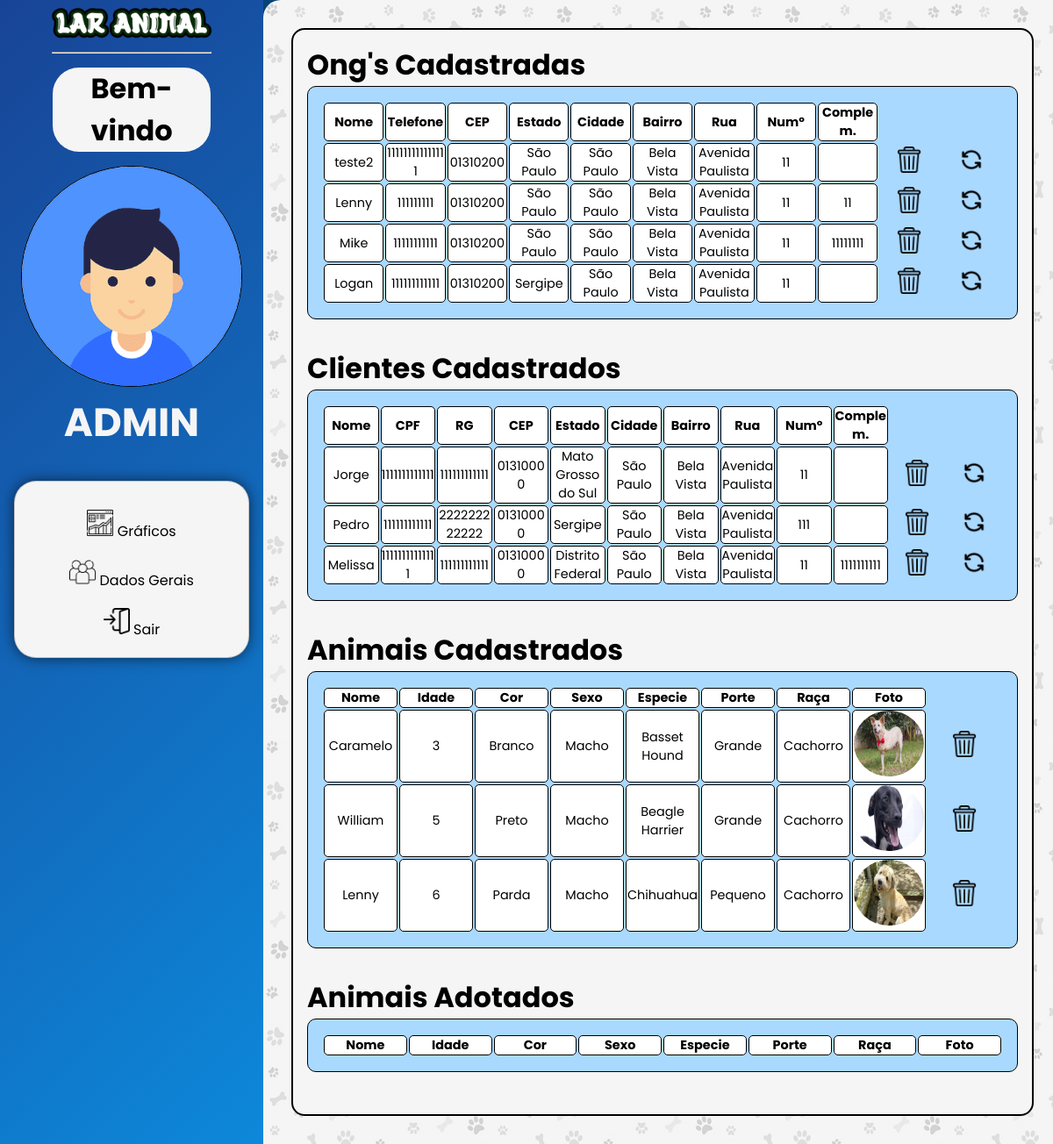
The app's page /area-restrita/admin/dadosGerais.php with its own data.
### tables this page shows
CREATE TABLE `tbong` (
  `idOng` int(11) NOT NULL,
  `nomeOng` varchar(50) NOT NULL,
  `cepOng` varchar(10) NOT NULL,
  `estadoOng` varchar(150) NOT NULL,
  `cidadeOng` varchar(150) NOT NULL,
  `bairroOng` varchar(150) NOT NULL,
  `logradouroOng` varchar(150) NOT NULL,
  `numOng` varchar(6) NOT NULL,
  `complementoOng` varchar(30) NOT NULL,
  `loginOng` varchar(150) NOT NULL,
  `senhaOng` varchar(60) NOT NULL,
  `telefoneOng` varchar(30) NOT NULL,
  `fotoOng` varchar(100) NOT NULL
);

CREATE TABLE `tbcliente` (
  `idCliente` int(11) NOT NULL,
  `nomeCliente` varchar(150) NOT NULL,
  `cpfCliente` char(14) NOT NULL,
  `rgCliente` char(12) NOT NULL,
  `cepCliente` varchar(9) NOT NULL,
  `estadoCliente` varchar(30) NOT NULL,
  `cidadeCliente` varchar(50) NOT NULL,
  `bairroCliente` varchar(100) NOT NULL,
  `ruaCliente` varchar(100) NOT NULL,
  `numCliente` varchar(10) NOT NULL,
  `complementoCliente` varchar(10) NOT NULL,
  `emailCliente` varchar(150) NOT NULL,
  `senhaCliente` varchar(120) NOT NULL,
  `telefoneCliente` varchar(30) NOT NULL,
  `fotoCliente` varchar(100) NOT NULL
);

CREATE TABLE `tbanimal` (
  `idAnimal` int(11) NOT NULL,
  `nomeAnimal` varchar(50) DEFAULT NULL,
  `statusAnimal` varchar(20) NOT NULL,
  `idadeAnimal` int(11) DEFAULT NULL,
  `coloracaoAnimal` varchar(50) NOT NULL,
  `idSexoAnimal` int(11) NOT NULL,
  `idEspecieAnimal` int(11) NOT NULL,
  `idRacaAnimal` int(11) NOT NULL,
  `idPorteAnimal` int(11) NOT NULL,
  `idOng` int(11) NOT NULL,
  `fotoAnimal` varchar(150) DEFAULT NULL
);

CREATE TABLE `tbsexoanimal` (
  `idSexoAnimal` int(11) NOT NULL,
  `sexoAnimal` char(5) NOT NULL
);

CREATE TABLE `tbracaanimal` (
  `idRacaAnimal` int(11) NOT NULL,
  `nomeRacaAnimal` varchar(50) NOT NULL,
  `idEspecieAnimal` int(11) NOT NULL
);

CREATE TABLE `tbporteanimal` (
  `idPorteAnimal` int(11) NOT NULL,
  `nomePorteAnimal` varchar(10) NOT NULL
);

CREATE TABLE `tbespecieanimal` (
  `idEspecieAnimal` int(11) NOT NULL,
  `descEspecie` varchar(150) NOT NULL
);

### classes/Ong.php (called while the page is built, shortened)
<?php
class Ong
{
    public function listarOngs()
    {
        $conexao = Conexao::pegarConexao();
        $querySelect = "SELECT * FROM tbong";
        $resultado = $conexao->query($querySelect);
        $lista = $resultado->fetchAll();
        return $lista;
    }
}

### classes/Cliente.php (called while the page is built, shortened)
<?php
require_once 'Animal.php';
class Cliente{
    public function listarCliente(){
        $conexao = Conexao::pegarConexao();
        $querySelect = "SELECT idCliente, nomeCliente, cpfCliente, rgCliente, emailCliente, senhaCliente
        ,cepCliente, ruaCliente, numCliente, complementoCliente
        ,bairroCliente, cidadeCliente , estadoCliente
        from tbcliente";
        $resultado = $conexao->query($querySelect);
        $lista = $resultado->fetchAll();
        return $lista;
    }
}

### classes/Animal.php (called while the page is built, shortened)
<?php
class Animal {
    public function ListarTudo() {
      try{
        $conexao = Conexao::pegarConexao();
        $querySelect = "SELECT * FROM tbanimal
        INNER JOIN tbsexoanimal ON tbanimal.idSexoAnimal = tbsexoanimal.idSexoAnimal
        INNER JOIN tbespecieanimal ON tbanimal.idEspecieAnimal = tbespecieanimal.idEspecieAnimal
        INNER JOIN tbracaanimal ON tbanimal.idRacaAnimal = tbracaanimal.idRacaAnimal
        INNER JOIN tbporteanimal ON tbanimal.idPorteAnimal = tbporteanimal.idPorteAnimal
        WHERE statusAnimal ='não adotado';
        ";
        $resultado = $conexao->query($querySelect);
        $lista = $resultado->fetchAll();
        return $lista;
      }
      catch(Exception $e) {
        echo "ERRO " . $e->getMessage();
      }
    }
}

### area-restrita/admin/dadosGerais.php (the view, shortened to what this page needs)
<?php
require_once '../../classes/Ong.php';
require_once '../../classes/Cliente.php';
?>
<!DOCTYPE html>
<html lang="pt-br">
<head>
    <link rel="stylesheet" href="../../css/admin-dadosGerais.css">
</head>
<body>
    <div class="parent">
        <div class="div1">
            <center>
                <img src="../../imagens/paginaInicial/Lar-Animal.png" alt="" width="200px">
                <hr width="60%">
                <h1 class="title">Bem-vindo</h1>
                <img src="../../imagens/admin/avatar.png" alt="" class="foto-perfil">
                <h1 style="font-size: 45px; color: whitesmoke; ">ADMIN</h1>
                <div class="grid-icons">
                    <a href="admin.php">
                        <div class="icons">
                            <img src="../../imagens/admin/grafico-icon.png" alt="">
                            <label>Gráficos</label>
                        </div>
                    </a>
                    <a href="dadosGerais.php">
                        <div class="icons">
                            <img src="../../imagens/admin/people-icon.png" alt="">
                            <label>Dados Gerais</label>
                        </div>
                    </a>
                    <a href="../../login.php">
                        <div class="icons">
                            <img src="../../imagens/ong/close.png" alt="">
                            <label>Sair</label>
                        </div>
                    </a>
                </div>
            </center>
        </div>
        <div class="div2">
            <div class="conteudo flex-wrap">
                <h1>Ong's Cadastradas</h1>
                <table class="tabelas">
                    <tr class="colunas">
                        <td class="item">Nome</td>
                        <td class="item">Telefone</td>
                        <td class="item">CEP</td>
                        <td class="item">Estado</td>
                        <td class="item">Cidade</td>
                        <td class="item">Bairro</td>
                        <td class="item">Rua</td>
                        <td class="item">Numº</td>
                        <td class="item">Complem.</td>
                    </tr>
                    <?php
                    $ong = new Ong();
                    $listarOng = $ong->ListarOngs();
                    foreach ($listarOng as $linha) { ?>
                        <tr class="linhas">
                            <td class="item"><?php echo $linha['nomeOng']; ?></td>
                            <td class="item"><?php echo $linha['telefoneOng']; ?></td>
                            <td class="item"><?php echo $linha['cepOng']; ?></td>
                            <td class="item"><?php echo $linha['estadoOng']; ?></td>
                            <td class="item"><?php echo $linha['cidadeOng']; ?></td>
                            <td class="item"><?php echo $linha['bairroOng']; ?></td>
                            <td class="item"><?php echo $linha['logradouroOng']; ?></td>
                            <td class="item"><?php echo $linha['numOng']; ?></td>
                            <td class="item"><?php echo $linha['complementoOng']; ?></td>
                            <form class="formExcluirOng" action="excluirOng.php" method="POST">
                                <td class="item" style="background: rgba(255,255,255,0); border: none;">
                                    <button class="botao" style="background: rgba(255,255,255,0); border: none;">
                                        <img src="../../imagens/admin/bin.png" width="30px" style="cursor:pointer;">
                                    </button>
                                </td>
                            </form>
                            <form method="POST" action="editarOng.php">
                                <td class="item" style="background: rgba(255,255,255,0); border: none;">
                                    <button type="submit" class="botao" style="background: rgba(255,255,255,0); border: none;">
                                        <img src="../../imagens/admin/update.png" width="30px" style="cursor:pointer;">
                                    </button>
                                </td>
                            </form>
                        </tr>
                    <?php } ?>
                </table>
                <h1>Clientes Cadastrados</h1>
                <table class="tabelas">
                    <tr class="colunas">
                        <td class="item">Nome</td>
                        <td class="item">CPF</td>
                        <td class="item">RG</td>
                        <td class="item">CEP</td>
                        <td class="item">Estado</td>
                        <td class="item">Cidade</td>
                        <td class="item">Bairro</td>
                        <td class="item">Rua</td>
                        <td class="item">Numº</td>
                        <td class="item">Complem.</td>
                    </tr>
                    <?php
                    $cliente = new Cliente();
                    $listarCliente = $cliente->ListarCliente();
                    foreach ($listarCliente as $linha) { ?>
                        <tr class="linhas">
                            <td class="item"><?php echo $linha['nomeCliente']; ?></td>
                            <td class="item"><?php echo $linha['cpfCliente']; ?></td>
                            <td class="item"><?php echo $linha['rgCliente']; ?></td>
                            <td class="item"><?php echo $linha['cepCliente']; ?></td>
                            <td class="item"><?php echo $linha['estadoCliente']; ?></td>
                            <td class="item"><?php echo $linha['cidadeCliente']; ?></td>
                            <td class="item"><?php echo $linha['bairroCliente']; ?></td>
                            <td class="item"><?php echo $linha['ruaCliente']; ?></td>
                            <td class="item"><?php echo $linha['numCliente']; ?></td>
                            <td class="item"><?php echo $linha['complementoCliente']; ?></td>
                            <form class="formExcluirCliente" action="excluirCliente.php" method="POST">
                                <td class="item" style="background: rgba(255,255,255,0); border: none;">
                                    <button class="botaoCliente" style="background: rgba(255,255,255,0); border: none;">
                                        <img src="../../imagens/admin/bin.png" width="30px" style="cursor:pointer;">
                                    </button>
                                </td>
                            </form>
                            <form class="formEditarCliente" action="editarCliente.php" method="POST">
                                <td class="item" style="background: rgba(255,255,255,0); border: none;">
                                    <button type="submit"
                                        class="botaoCliente"
                                        style="background: rgba(255,255,255,0); border: none;">
                                        <img src="../../imagens/admin/update.png"
                                            width="30px"
                                            style="cursor:pointer;">
                                    </button>
                                </td>
                            </form>
                        </tr>
                    <?php } ?>
                </table>
                <h1>Animais Cadastrados</h1>
                <table class="tabelas">
                    <tr class="colunas">
                        <td class="item">Nome</td>
                        <td class="item">Idade</td>
                        <td class="item">Cor</td>
                        <td class="item">Sexo</td>
                        <td class="item">Especie</td>
                        <td class="item">Porte</td>
                        <td class="item">Raça</td>
                        <td class="item">Foto</td>
                    </tr>
                    <?php
                    $animal = new Animal();
                    $listarTudo = $animal->ListarTudo();
                    foreach ($listarTudo as $linha) { ?>
                        <tr class="linhas">
                            <td class="item"><?php echo $linha['nomeAnimal']; ?></td>
                            <td class="item"><?php echo $linha['idadeAnimal']; ?></td>
                            <td class="item"><?php echo $linha['coloracaoAnimal']; ?></td>
                            <td class="item"><?php echo $linha['sexoAnimal']; ?></td>
                            <td class="item"><?php echo $linha['nomeRacaAnimal']; ?></td>
                            <td class="item"><?php echo $linha['nomePorteAnimal']; ?></td>
                            <td class="item"><?php echo $linha['descEspecie']; ?></td>
                            <td class="item foto">
                                <img src="../../imagens/animais/<?php echo $linha['fotoAnimal']; ?>"
                                    width="80px" style="border-radius:50%; min-block-size:75px;">
                            </td>
                            <form class="formExcluir" action="excluir.php" method="POST">
                                <td class="item" style="background: rgba(255,255,255,0); border: none;">
                                    <button class="botao" style="background: rgba(255,255,255,0); border: none;">
                                        <img src="../../imagens/admin/bin.png" width="30px" style="cursor:pointer;">
                                    </button>
                                </td>
                            </form>
                        </tr>
                    <?php } ?>
                </table>
                <h1>Animais Adotados</h1>
                <table class="tabelas">
                    <tr class="colunas">
                        <td class="item">Nome</td>
                        <td class="item">Idade</td>
                        <td class="item">Cor</td>
                        <td class="item">Sexo</td>
                        <td class="item">Especie</td>
                        <td class="item">Porte</td>
                        <td class="item">Raça</td>
                        <td class="item">Foto</td>
                    </tr>
                </table>
            </div>
        </div>
    </div>
</body>
</html>

### css/admin-dadosGerais.css (style rules this page uses)
* { margin: 0; padding: 0; font-family: "Poppins", sans-serif; }
.parent { display: grid; grid-template-columns: repeat(4, 1fr); grid-template-rows: repeat(5, 1fr); grid-column-gap: 0px; grid-row-gap: 0px; min-height: 100vh; }
body { background: linear-gradient(-45deg, rgb(8, 118, 192), rgb(7, 60, 109)); }
.div1 { grid-area: 1 / 1 / 6 / 2; background: linear-gradient(-45deg, rgb(13, 136, 218), rgb(24, 68, 150)); }
.div1 .title { background: whitesmoke; border-radius: 30px; width: 60%; margin-top: 1rem; margin-bottom: 1rem; }
.div1 .foto-perfil { width: 250px; border: 1px solid black; border-radius: 50%; }
.div1 .grid-icons { border: 1px solid rgba(0, 0, 0, 0.205); background: whitesmoke; padding: 1rem; margin-top: 2rem; margin-left: 1rem; margin-right: 1rem; border-radius: 25px; box-shadow: 0 0 1em rgba(0, 0, 0, 0.582); }
.div1 .icons { margin-top: 0.8rem; display: block; transition: all 0.2s ease-in-out; border-radius: 25px; padding: 0.2rem; }
.div1 .icons label { cursor: pointer; }
.div1 .grid-icons a { color: inherit; text-decoration: none; }
.div1 .icons img { width: 30px; }
.div2 { grid-area: 1 / 2 / 6 / 5; background-color: whitesmoke; background-image: url("../imagens/paginaInicial/background.png"); border-top-left-radius: 20px; }
.conteudo { display: flex; min-inline-size: 90%; background: whitesmoke; border: 2px solid black; border-radius: 15px; padding: 1rem; margin: 2rem; }
.flex-wrap { flex-wrap: wrap; }
.conteudo .tabelas { border: 1px solid black; border-radius: 10px; padding: 1rem; width: 100%; background: rgb(170, 217, 255); margin-bottom: 2rem; table-layout: fixed; width: 100%; }
.colunas { font-weight: bold; }
.colunas { min-block-size: 100%; }
.conteudo .tabelas td { border: 1px solid black; border-radius: 5px; font-size: 1.2vw; text-align: center; background: white; word-wrap: break-word; }

### records on screen
tbong: nomeOng "teste2", telefoneOng "111111111111111", cepOng "01310200", estadoOng "São Paulo", cidadeOng "São Paulo", bairroOng "Bela Vista", logradouroOng "Avenida Paulista", numOng "11"
tbong: nomeOng "Lenny", telefoneOng "111111111", cepOng "01310200", estadoOng "São Paulo", cidadeOng "São Paulo", bairroOng "Bela Vista", logradouroOng "Avenida Paulista", numOng "11", complementoOng "11"
tbong: nomeOng "Mike", telefoneOng "11111111111", cepOng "01310200", estadoOng "São Paulo", cidadeOng "São Paulo", bairroOng "Bela Vista", logradouroOng "Avenida Paulista", numOng "11", complementoOng "11111111"
tbong: nomeOng "Logan", telefoneOng "111111111111", cepOng "01310200", estadoOng "Sergipe", cidadeOng "São Paulo", bairroOng "Bela Vista", logradouroOng "Avenida Paulista", numOng "11"
tbcliente: nomeCliente "Jorge", cpfCliente "1111111111111", rgCliente "111111111111", cepCliente "01310000", estadoCliente "Mato Grosso do Sul", cidadeCliente "São Paulo", bairroCliente "Bela Vista", ruaCliente "Avenida Paulista", numCliente "11"
tbcliente: nomeCliente "Pedro", cpfCliente "111111111111", rgCliente "222222222222", cepCliente "01310000", estadoCliente "Sergipe", cidadeCliente "São Paulo", bairroCliente "Bela Vista", ruaCliente "Avenida Paulista", numCliente "111"
tbcliente: nomeCliente "Melissa", cpfCliente "11111111111111", rgCliente "111111111111", cepCliente "01310000", estadoCliente "Distrito Federal", cidadeCliente "São Paulo", bairroCliente "Bela Vista", ruaCliente "Avenida Paulista", numCliente "11", complementoCliente "1111111111"
tbanimal: nomeAnimal "Caramelo", idadeAnimal "3", coloracaoAnimal "Branco", idSexoAnimal.sexoAnimal "Macho", idRacaAnimal.nomeRacaAnimal "Basset Hound", idPorteAnimal.nomePorteAnimal "Grande", idEspecieAnimal.descEspecie "Cachorro", fotoAnimal (picture)
tbanimal: nomeAnimal "William", idadeAnimal "5", coloracaoAnimal "Preto", idSexoAnimal.sexoAnimal "Macho", idRacaAnimal.nomeRacaAnimal "Beagle Harrier", idPorteAnimal.nomePorteAnimal "Grande", idEspecieAnimal.descEspecie "Cachorro", fotoAnimal (picture)
tbanimal: nomeAnimal "Lenny", idadeAnimal "6", coloracaoAnimal "Parda", idSexoAnimal.sexoAnimal "Macho", idRacaAnimal.nomeRacaAnimal "Chihuahua", idPorteAnimal.nomePorteAnimal "Pequeno", idEspecieAnimal.descEspecie "Cachorro", fotoAnimal (picture)
